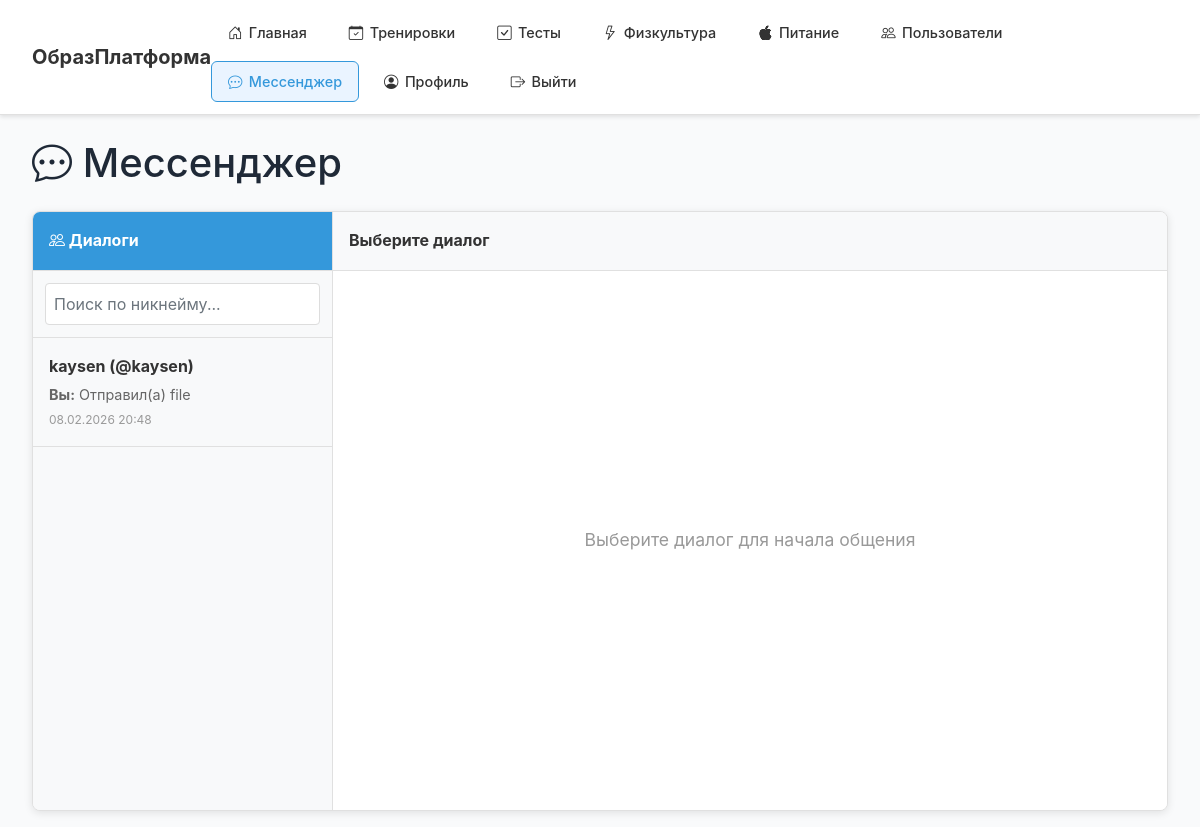
The app's page /messenger (signed in) with its own data.
### models.py (models this page shows)
class User(UserMixin, db.Model):
    id = db.Column(db.Integer, primary_key=True)
    username = db.Column(db.String(80), unique=True, nullable=False)
    nickname = db.Column(db.String(80), unique=True, nullable=True)
    email = db.Column(db.String(120), unique=True, nullable=False)
    password = db.Column(db.String(200), nullable=False)
    role = db.Column(db.String(20), nullable=False, default='student')
    is_approved = db.Column(db.Boolean, default=True)  # Учителя и повара ждут одобрения
    is_banned = db.Column(db.Boolean, default=False)
    mentor_id = db.Column(db.Integer, db.ForeignKey('user.id'))
    created_at = db.Column(db.DateTime, default=datetime.utcnow)
    mentor = db.relationship(
        'User',
        remote_side=[id],
        backref=db.backref('assigned_students', lazy='dynamic'),
        foreign_keys=[mentor_id],
        post_update=True
    )
    def is_teacher(self):
        return self.role == 'teacher'
    def is_student(self):
        return self.role == 'student'
    def is_cook(self):
        return self.role == 'cook'
    def is_admin(self):
        return self.role == 'admin'
    test_results = db.relationship('TestResult', backref='user', lazy=True)
    pe_results = db.relationship('PhysicalEducationResult', backref='user', lazy=True)
    homeworks = db.relationship('Homework', backref='user', lazy=True)
    training_programs = db.relationship('TrainingProgram', backref='user', lazy=True)
    nutrition_diaries = db.relationship('NutritionDiary', backref='user', lazy=True)
    sent_messages = db.relationship('Message', foreign_keys='Message.sender_id', backref='sender', lazy=True)
    received_messages = db.relationship('Message', foreign_keys='Message.receiver_id', backref='receiver', lazy=True)

class Message(db.Model):
    id = db.Column(db.Integer, primary_key=True)
    sender_id = db.Column(db.Integer, db.ForeignKey('user.id'), nullable=False)
    receiver_id = db.Column(db.Integer, db.ForeignKey('user.id'), nullable=False)
    content = db.Column(db.Text, nullable=False)
    message_type = db.Column(db.String(20), default='text')
    file_path = db.Column(db.String(500), nullable=True)
    is_read = db.Column(db.Boolean, default=False)
    created_at = db.Column(db.DateTime, default=datetime.utcnow)
    reactions = db.relationship('MessageReaction', backref='message', lazy=True, cascade='all, delete-orphan')

### app.py (the view)
@app.route('/messenger')
@login_required
def messenger():
    user_messages = Message.query.filter(
        or_(
            Message.sender_id == current_user.id,
            Message.receiver_id == current_user.id
        )
    ).order_by(Message.created_at.desc()).all()
    conversations = []
    seen_users = set()
    for message in user_messages:
        other_user_id = message.receiver_id if message.sender_id == current_user.id else message.sender_id
        if other_user_id in seen_users:
            continue
        other_user = User.query.get(other_user_id)
        if not other_user:
            continue
        unread_count = Message.query.filter_by(
            sender_id=other_user_id,
            receiver_id=current_user.id,
            is_read=False
        ).count()
        conversations.append({
            'user': other_user,
            'last_message': message,
            'unread_count': unread_count
        })
        seen_users.add(other_user_id)
    return render_template('messenger.html', conversations=conversations)

### app.py (called while the page is built)
@login_manager.user_loader
def load_user(user_id):
    return User.query.get(int(user_id))

### templates/messenger.html (shortened to what this page needs)
{% extends "base.html" %}
{% block content %}
<div class="container mt-4">
    <h1 class="mb-4"><i class="bi bi-chat-dots"></i> Мессенджер</h1>
    <div class="messenger-container">
        <div class="conversations-list">
            <div class="conversations-header">
                <i class="bi bi-people"></i> Диалоги
            </div>
            <div style="padding: 0.75rem; border-bottom: 1px solid #e0e0e0;">
                <input type="text" id="userSearch" class="form-control" placeholder="Поиск по никнейму..."
                       style="width: 100%; padding: 0.5rem; border: 1px solid #ddd; border-radius: 4px;"
                       onkeyup="searchUsers(this.value)">
            </div>
            {% if conversations %}
                {% for conv in conversations %}
                <div class="conversation-item" data-user-id="{{ conv.user.id }}" data-username="{{ conv.user.username }}" onclick="loadConversation({{ conv.user.id }}, this.dataset.username)">
                    <div class="conversation-info">
                        <div class="conversation-username">{{ conv.user.nickname or conv.user.username }} (@{{ conv.user.nickname or conv.user.username }})</div>
                        {% if conv.last_message %}
                            <div class="conversation-preview">
                                {% if conv.last_message.sender_id == current_user.id %}
                                    <strong>Вы:</strong>
                                {% endif %}
                                {{ conv.last_message.content[:50] }}{% if conv.last_message.content|length > 50 %}...{% endif %}
                            </div>
                            <div class="conversation-time">
                                {{ conv.last_message.created_at.strftime('%d.%m.%Y %H:%M') }}
                            </div>
                        {% else %}
                            <div class="conversation-preview" style="color: #999;">Нет сообщений</div>
                        {% endif %}
                    </div>
                </div>
                {% endfor %}
            {% else %}
                <div class="no-conversations">
                    <p>Нет диалогов</p>
                    <p style="font-size: 0.9rem;">Начните новый диалог, выбрав пользователя</p>
                </div>
            {% endif %}
        </div>
        <div class="chat-area">
            <div class="chat-header" id="chatHeader">
                <span id="chatUserName">Выберите диалог</span>
            </div>
            <div class="chat-messages" id="chatMessages">
                <div class="empty-chat">
                    Выберите диалог для начала общения
                </div>
            </div>
        </div>
    </div>
</div>
{% endblock %}

### static/css/style.css (style rules this page uses)
:root { --primary: #4361ee; --primary-dark: #3730a3; --success: #10b981; --danger: #ef4444; --text: #1f2937; --text-light: #6b7280; --bg: #f9fafb; --white: #ffffff; --border: #e5e7eb; }
* { margin: 0; padding: 0; box-sizing: border-box; }
body { font-family: -apple-system, BlinkMacSystemFont, 'Segoe UI', sans-serif; background: var(--bg); color: var(--text); line-height: 1.6; }
.container { max-width: 1200px; margin: 1rem auto; padding: 0 1rem; }

### templates/messenger.html (style rules this page uses)
.messenger-container { display: flex; height: calc(100vh - 200px); border: 1px solid #e0e0e0; border-radius: 8px; overflow: hidden; background: #fff; box-shadow: 0 2px 8px rgba(0,0,0,0.1); }
.conversations-list { width: 300px; border-right: 1px solid #e0e0e0; overflow-y: auto; background: #f8f9fa; }
.conversations-header { padding: 1rem; background: #3498db; color: white; font-weight: bold; border-bottom: 1px solid #e0e0e0; }
.conversation-item { padding: 1rem; border-bottom: 1px solid #e0e0e0; cursor: pointer; transition: background 0.2s; display: flex; justify-content: space-between; align-items: center; }
.conversation-info { flex: 1; }
.conversation-username { font-weight: bold; color: #333; margin-bottom: 0.25rem; }
.conversation-preview { font-size: 0.9rem; color: #666; overflow: hidden; text-overflow: ellipsis; white-space: nowrap; }
.conversation-time { font-size: 0.75rem; color: #999; margin-top: 0.25rem; }
.chat-area { flex: 1; display: flex; flex-direction: column; }
.chat-header { padding: 1rem; background: #f8f9fa; border-bottom: 1px solid #e0e0e0; font-weight: bold; color: #333; display: flex; align-items: center; justify-content: space-between; }
.chat-messages { flex: 1; overflow-y: auto; padding: 1rem; background: #ffffff; }
.empty-chat { display: flex; align-items: center; justify-content: center; height: 100%; color: #999; font-size: 1.1rem; }

### records on screen
User: user "kaysen", user "kaysen"
Message: last_message "Отправил(а) file", last_message.created_at "08.02.2026 20:48"
